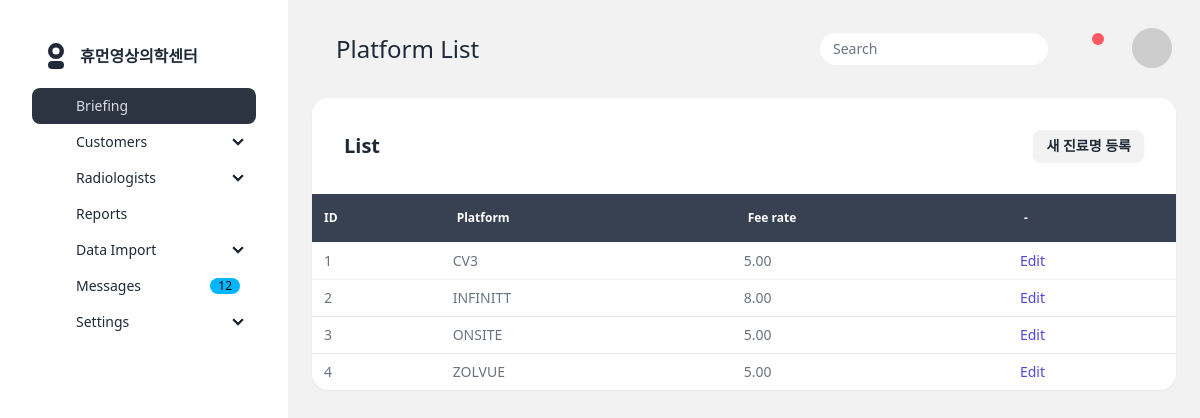
The page /product/platform/ on the database its author committed.
### product/models.py (models this page shows, shortened)
class Platform(models.Model):
    name = models.CharField(max_length=20)
    fee_rate = models.DecimalField(max_digits=10, decimal_places=2, default=0)

### product/views.py (the view)
# urls.py: path("platform/", platform, name="platform"),
def platform(request):
    platforms = Platform.objects.all()
    context = {"platforms": platforms, "title": "Platform List"}
    return render(request, "product/platform.html", context)

### templates/product/platform.html (shortened to what this page needs)
{% extends 'app_base.html' %}
{% block header %}
    {% include 'app_base_header.html' %}
{% endblock %}
{% block content %}
    <section class="card col-span-12 overflow-hidden bg-base-100 shadow-sm xl:col-span-12">
      <div class="card-body grow-0">
        <div class="flex justify-between gap-2">
          <h2 class="card-title grow">
            <a class="link-hover link">List</a>
          </h2>
          <a class="btn btn-sm"
            hx-get="{% url 'customer:new_customer' %}"
            hx-trigger="click"
            hx-target="#main_area"
            hx-swap="outerHTML"
          > 새 진료명 등록
           </a>
        </div>
      </div>
      <div class="overflow-x-auto">
        <table class="table">
        <thead>
          <tr class="bg-gray-700 text-white">
            <th class="px-3 py-4 text-bold ">ID</th>
            <th>Platform</th>
            <th>Fee rate</th>
            <th>-</th>
          </tr>
        </thead>
        <tbody class="divide-y divide-gray-200 ">
          {% for pacs in platforms %}
          <tr>
            <td class="whitespace-nowrap px-3 py-2 text-sm text-gray-500">{{ pacs.id }}</td>
            <td class="whitespace-nowrap px-3 py-2 text-sm text-gray-500">{{ pacs.name }}</td>
            <td class="whitespace-nowrap px-3 py-2 text-sm text-gray-500">{{ pacs.fee_rate }}</td>
            <td class="whitespace-nowrap px-3 py-2 text-sm text-gray-500">
              <a href="#" class="text-indigo-600 hover:text-indigo-900">Edit</a>
            </td>
          </tr>
          {% endfor %}
        </tbody>
      </table>
    </div>
  </div>
{% endblock %}
{% block aside %}
	{% include 'app_base_aside.html' %}
{% endblock %}

### rows shown on the page
Platform: id "1", name "CV3", fee_rate "5.00"
Platform: id "2", name "INFINITT", fee_rate "8.00"
Platform: id "3", name "ONSITE", fee_rate "5.00"
Platform: id "4", name "ZOLVUE", fee_rate "5.00"

### other values the page prints
{{ title }} "Platform List"
